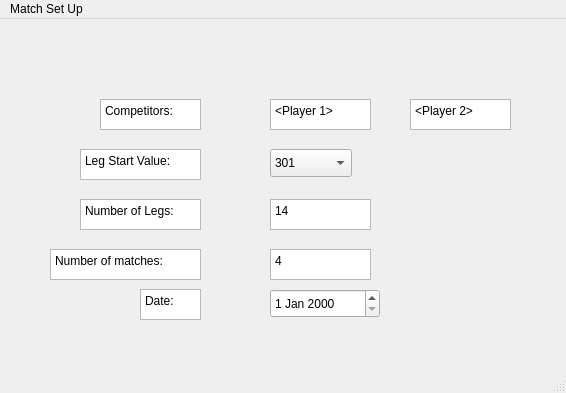
<?xml version="1.0" encoding="UTF-8"?>
<ui version="4.0">
 <class>MainWindow</class>
 <widget class="QMainWindow" name="MainWindow">
  <property name="geometry">
   <rect>
    <x>0</x>
    <y>0</y>
    <width>566</width>
    <height>393</height>
   </rect>
  </property>
  <property name="windowTitle">
   <string>MainWindow</string>
  </property>
  <widget class="QWidget" name="centralwidget">
   <widget class="QTextBrowser" name="textBrowser">
    <property name="geometry">
     <rect>
      <x>100</x>
      <y>80</y>
      <width>101</width>
      <height>31</height>
     </rect>
    </property>
    <property name="html">
     <string>&lt;!DOCTYPE HTML PUBLIC &quot;-//W3C//DTD HTML 4.0//EN&quot; &quot;http://www.w3.org/TR/REC-html40/strict.dtd&quot;&gt;
&lt;html&gt;&lt;head&gt;&lt;meta name=&quot;qrichtext&quot; content=&quot;1&quot; /&gt;&lt;meta charset=&quot;utf-8&quot; /&gt;&lt;style type=&quot;text/css&quot;&gt;
p, li { white-space: pre-wrap; }
&lt;/style&gt;&lt;/head&gt;&lt;body style=&quot; font-family:'Segoe UI'; font-size:9pt; font-weight:400; font-style:normal;&quot;&gt;
&lt;p style=&quot; margin-top:0px; margin-bottom:0px; margin-left:0px; margin-right:0px; -qt-block-indent:0; text-indent:0px;&quot;&gt;Competitors:&lt;/p&gt;&lt;/body&gt;&lt;/html&gt;</string>
    </property>
   </widget>
   <widget class="QTextEdit" name="textEdit">
    <property name="geometry">
     <rect>
      <x>270</x>
      <y>80</y>
      <width>101</width>
      <height>31</height>
     </rect>
    </property>
    <property name="html">
     <string>&lt;!DOCTYPE HTML PUBLIC &quot;-//W3C//DTD HTML 4.0//EN&quot; &quot;http://www.w3.org/TR/REC-html40/strict.dtd&quot;&gt;
&lt;html&gt;&lt;head&gt;&lt;meta name=&quot;qrichtext&quot; content=&quot;1&quot; /&gt;&lt;meta charset=&quot;utf-8&quot; /&gt;&lt;style type=&quot;text/css&quot;&gt;
p, li { white-space: pre-wrap; }
&lt;/style&gt;&lt;/head&gt;&lt;body style=&quot; font-family:'Segoe UI'; font-size:9pt; font-weight:400; font-style:normal;&quot;&gt;
&lt;p style=&quot; margin-top:0px; margin-bottom:0px; margin-left:0px; margin-right:0px; -qt-block-indent:0; text-indent:0px;&quot;&gt;&amp;lt;Player 1&amp;gt;&lt;/p&gt;&lt;/body&gt;&lt;/html&gt;</string>
    </property>
   </widget>
   <widget class="QTextEdit" name="textEdit_2">
    <property name="geometry">
     <rect>
      <x>410</x>
      <y>80</y>
      <width>101</width>
      <height>31</height>
     </rect>
    </property>
    <property name="html">
     <string>&lt;!DOCTYPE HTML PUBLIC &quot;-//W3C//DTD HTML 4.0//EN&quot; &quot;http://www.w3.org/TR/REC-html40/strict.dtd&quot;&gt;
&lt;html&gt;&lt;head&gt;&lt;meta name=&quot;qrichtext&quot; content=&quot;1&quot; /&gt;&lt;meta charset=&quot;utf-8&quot; /&gt;&lt;style type=&quot;text/css&quot;&gt;
p, li { white-space: pre-wrap; }
&lt;/style&gt;&lt;/head&gt;&lt;body style=&quot; font-family:'Segoe UI'; font-size:9pt; font-weight:400; font-style:normal;&quot;&gt;
&lt;p style=&quot; margin-top:0px; margin-bottom:0px; margin-left:0px; margin-right:0px; -qt-block-indent:0; text-indent:0px;&quot;&gt;&amp;lt;Player 2&amp;gt;&lt;/p&gt;&lt;/body&gt;&lt;/html&gt;</string>
    </property>
   </widget>
   <widget class="QTextBrowser" name="textBrowser_2">
    <property name="geometry">
     <rect>
      <x>80</x>
      <y>130</y>
      <width>121</width>
      <height>31</height>
     </rect>
    </property>
    <property name="html">
     <string>&lt;!DOCTYPE HTML PUBLIC &quot;-//W3C//DTD HTML 4.0//EN&quot; &quot;http://www.w3.org/TR/REC-html40/strict.dtd&quot;&gt;
&lt;html&gt;&lt;head&gt;&lt;meta name=&quot;qrichtext&quot; content=&quot;1&quot; /&gt;&lt;meta charset=&quot;utf-8&quot; /&gt;&lt;style type=&quot;text/css&quot;&gt;
p, li { white-space: pre-wrap; }
&lt;/style&gt;&lt;/head&gt;&lt;body style=&quot; font-family:'Segoe UI'; font-size:9pt; font-weight:400; font-style:normal;&quot;&gt;
&lt;p style=&quot; margin-top:0px; margin-bottom:0px; margin-left:0px; margin-right:0px; -qt-block-indent:0; text-indent:0px;&quot;&gt;Leg Start Value:&lt;/p&gt;&lt;/body&gt;&lt;/html&gt;</string>
    </property>
   </widget>
   <widget class="QComboBox" name="comboBox">
    <property name="geometry">
     <rect>
      <x>270</x>
      <y>130</y>
      <width>82</width>
      <height>28</height>
     </rect>
    </property>
    <item>
     <property name="text">
      <string>301</string>
     </property>
    </item>
    <item>
     <property name="text">
      <string>501</string>
     </property>
    </item>
    <item>
     <property name="text">
      <string>801</string>
     </property>
    </item>
   </widget>
   <widget class="QTextBrowser" name="textBrowser_3">
    <property name="geometry">
     <rect>
      <x>80</x>
      <y>180</y>
      <width>121</width>
      <height>31</height>
     </rect>
    </property>
    <property name="html">
     <string>&lt;!DOCTYPE HTML PUBLIC &quot;-//W3C//DTD HTML 4.0//EN&quot; &quot;http://www.w3.org/TR/REC-html40/strict.dtd&quot;&gt;
&lt;html&gt;&lt;head&gt;&lt;meta name=&quot;qrichtext&quot; content=&quot;1&quot; /&gt;&lt;meta charset=&quot;utf-8&quot; /&gt;&lt;style type=&quot;text/css&quot;&gt;
p, li { white-space: pre-wrap; }
&lt;/style&gt;&lt;/head&gt;&lt;body style=&quot; font-family:'Segoe UI'; font-size:9pt; font-weight:400; font-style:normal;&quot;&gt;
&lt;p style=&quot; margin-top:0px; margin-bottom:0px; margin-left:0px; margin-right:0px; -qt-block-indent:0; text-indent:0px;&quot;&gt;Number of Legs:&lt;/p&gt;&lt;/body&gt;&lt;/html&gt;</string>
    </property>
   </widget>
   <widget class="QTextBrowser" name="textBrowser_4">
    <property name="geometry">
     <rect>
      <x>50</x>
      <y>230</y>
      <width>151</width>
      <height>31</height>
     </rect>
    </property>
    <property name="html">
     <string>&lt;!DOCTYPE HTML PUBLIC &quot;-//W3C//DTD HTML 4.0//EN&quot; &quot;http://www.w3.org/TR/REC-html40/strict.dtd&quot;&gt;
&lt;html&gt;&lt;head&gt;&lt;meta name=&quot;qrichtext&quot; content=&quot;1&quot; /&gt;&lt;meta charset=&quot;utf-8&quot; /&gt;&lt;style type=&quot;text/css&quot;&gt;
p, li { white-space: pre-wrap; }
&lt;/style&gt;&lt;/head&gt;&lt;body style=&quot; font-family:'Segoe UI'; font-size:9pt; font-weight:400; font-style:normal;&quot;&gt;
&lt;p style=&quot; margin-top:0px; margin-bottom:0px; margin-left:0px; margin-right:0px; -qt-block-indent:0; text-indent:0px;&quot;&gt;Number of matches:&lt;/p&gt;&lt;/body&gt;&lt;/html&gt;</string>
    </property>
   </widget>
   <widget class="QTextBrowser" name="textBrowser_5">
    <property name="geometry">
     <rect>
      <x>140</x>
      <y>270</y>
      <width>61</width>
      <height>31</height>
     </rect>
    </property>
    <property name="html">
     <string>&lt;!DOCTYPE HTML PUBLIC &quot;-//W3C//DTD HTML 4.0//EN&quot; &quot;http://www.w3.org/TR/REC-html40/strict.dtd&quot;&gt;
&lt;html&gt;&lt;head&gt;&lt;meta name=&quot;qrichtext&quot; content=&quot;1&quot; /&gt;&lt;meta charset=&quot;utf-8&quot; /&gt;&lt;style type=&quot;text/css&quot;&gt;
p, li { white-space: pre-wrap; }
&lt;/style&gt;&lt;/head&gt;&lt;body style=&quot; font-family:'Segoe UI'; font-size:9pt; font-weight:400; font-style:normal;&quot;&gt;
&lt;p style=&quot; margin-top:0px; margin-bottom:0px; margin-left:0px; margin-right:0px; -qt-block-indent:0; text-indent:0px;&quot;&gt;Date:&lt;/p&gt;&lt;/body&gt;&lt;/html&gt;</string>
    </property>
   </widget>
   <widget class="QDateEdit" name="dateEdit">
    <property name="geometry">
     <rect>
      <x>270</x>
      <y>270</y>
      <width>110</width>
      <height>29</height>
     </rect>
    </property>
   </widget>
   <widget class="QTextEdit" name="textEdit_3">
    <property name="geometry">
     <rect>
      <x>270</x>
      <y>180</y>
      <width>101</width>
      <height>31</height>
     </rect>
    </property>
    <property name="html">
     <string>&lt;!DOCTYPE HTML PUBLIC &quot;-//W3C//DTD HTML 4.0//EN&quot; &quot;http://www.w3.org/TR/REC-html40/strict.dtd&quot;&gt;
&lt;html&gt;&lt;head&gt;&lt;meta name=&quot;qrichtext&quot; content=&quot;1&quot; /&gt;&lt;meta charset=&quot;utf-8&quot; /&gt;&lt;style type=&quot;text/css&quot;&gt;
p, li { white-space: pre-wrap; }
&lt;/style&gt;&lt;/head&gt;&lt;body style=&quot; font-family:'Segoe UI'; font-size:9pt; font-weight:400; font-style:normal;&quot;&gt;
&lt;p style=&quot; margin-top:0px; margin-bottom:0px; margin-left:0px; margin-right:0px; -qt-block-indent:0; text-indent:0px;&quot;&gt;14&lt;/p&gt;&lt;/body&gt;&lt;/html&gt;</string>
    </property>
   </widget>
   <widget class="QTextEdit" name="textEdit_4">
    <property name="geometry">
     <rect>
      <x>270</x>
      <y>230</y>
      <width>101</width>
      <height>31</height>
     </rect>
    </property>
    <property name="html">
     <string>&lt;!DOCTYPE HTML PUBLIC &quot;-//W3C//DTD HTML 4.0//EN&quot; &quot;http://www.w3.org/TR/REC-html40/strict.dtd&quot;&gt;
&lt;html&gt;&lt;head&gt;&lt;meta name=&quot;qrichtext&quot; content=&quot;1&quot; /&gt;&lt;meta charset=&quot;utf-8&quot; /&gt;&lt;style type=&quot;text/css&quot;&gt;
p, li { white-space: pre-wrap; }
&lt;/style&gt;&lt;/head&gt;&lt;body style=&quot; font-family:'Segoe UI'; font-size:9pt; font-weight:400; font-style:normal;&quot;&gt;
&lt;p style=&quot; margin-top:0px; margin-bottom:0px; margin-left:0px; margin-right:0px; -qt-block-indent:0; text-indent:0px;&quot;&gt;4&lt;/p&gt;&lt;/body&gt;&lt;/html&gt;</string>
    </property>
   </widget>
  </widget>
  <widget class="QMenuBar" name="menubar">
   <property name="geometry">
    <rect>
     <x>0</x>
     <y>0</y>
     <width>566</width>
     <height>25</height>
    </rect>
   </property>
   <widget class="QMenu" name="menuMatch_Set_Up">
    <property name="title">
     <string>Match Set Up</string>
    </property>
   </widget>
   <addaction name="menuMatch_Set_Up"/>
  </widget>
  <widget class="QStatusBar" name="statusbar"/>
 </widget>
 <resources/>
 <connections/>
</ui>
